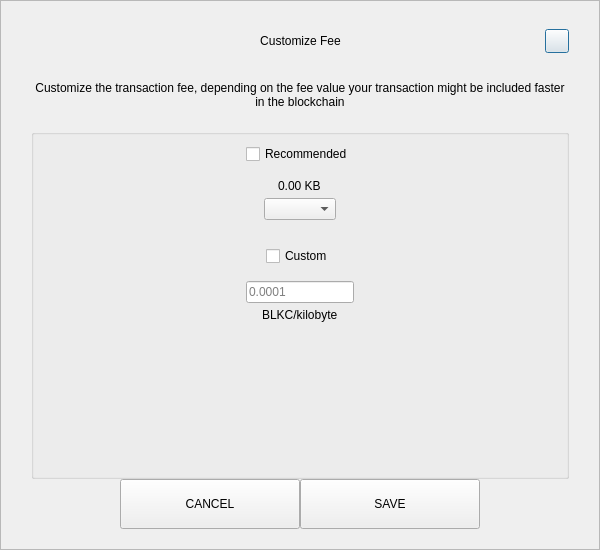
<?xml version="1.0" encoding="UTF-8"?>
<ui version="4.0">
 <class>SendCustomFeeDialog</class>
 <widget class="QDialog" name="SendCustomFeeDialog">
  <property name="geometry">
   <rect>
    <x>0</x>
    <y>0</y>
    <width>600</width>
    <height>550</height>
   </rect>
  </property>
  <property name="windowTitle">
   <string>Form</string>
  </property>
  <layout class="QVBoxLayout" name="verticalLayout_3">
   <property name="spacing">
    <number>0</number>
   </property>
   <property name="leftMargin">
    <number>0</number>
   </property>
   <property name="topMargin">
    <number>0</number>
   </property>
   <property name="rightMargin">
    <number>0</number>
   </property>
   <property name="bottomMargin">
    <number>0</number>
   </property>
   <item>
    <widget class="QFrame" name="frame">
     <property name="styleSheet">
      <string notr="true"/>
     </property>
     <property name="frameShape">
      <enum>QFrame::StyledPanel</enum>
     </property>
     <property name="frameShadow">
      <enum>QFrame::Raised</enum>
     </property>
     <layout class="QVBoxLayout" name="verticalLayout_2">
      <property name="spacing">
       <number>0</number>
      </property>
      <property name="leftMargin">
       <number>30</number>
      </property>
      <property name="topMargin">
       <number>20</number>
      </property>
      <property name="rightMargin">
       <number>30</number>
      </property>
      <property name="bottomMargin">
       <number>20</number>
      </property>
      <item>
       <layout class="QHBoxLayout" name="horizontalLayout_3">
        <property name="spacing">
         <number>0</number>
        </property>
        <item>
         <spacer name="horizontalSpacer_21">
          <property name="orientation">
           <enum>Qt::Horizontal</enum>
          </property>
          <property name="sizeHint" stdset="0">
           <size>
            <width>40</width>
            <height>20</height>
           </size>
          </property>
         </spacer>
        </item>
        <item>
         <widget class="QLabel" name="labelTitle">
          <property name="minimumSize">
           <size>
            <width>0</width>
            <height>40</height>
           </size>
          </property>
          <property name="maximumSize">
           <size>
            <width>16777215</width>
            <height>40</height>
           </size>
          </property>
          <property name="styleSheet">
           <string notr="true">padding-left:24px;</string>
          </property>
          <property name="text">
           <string>Customize Fee</string>
          </property>
          <property name="alignment">
           <set>Qt::AlignCenter</set>
          </property>
          <property name="margin">
           <number>7</number>
          </property>
         </widget>
        </item>
        <item>
         <spacer name="horizontalSpacer">
          <property name="orientation">
           <enum>Qt::Horizontal</enum>
          </property>
          <property name="sizeHint" stdset="0">
           <size>
            <width>40</width>
            <height>20</height>
           </size>
          </property>
         </spacer>
        </item>
        <item>
         <widget class="QPushButton" name="btnEsc">
          <property name="minimumSize">
           <size>
            <width>24</width>
            <height>24</height>
           </size>
          </property>
          <property name="maximumSize">
           <size>
            <width>24</width>
            <height>24</height>
           </size>
          </property>
          <property name="text">
           <string/>
          </property>
         </widget>
        </item>
       </layout>
      </item>
      <item>
       <spacer name="verticalSpacer_2">
        <property name="orientation">
         <enum>Qt::Vertical</enum>
        </property>
        <property name="sizeType">
         <enum>QSizePolicy::Fixed</enum>
        </property>
        <property name="sizeHint" stdset="0">
         <size>
          <width>20</width>
          <height>20</height>
         </size>
        </property>
       </spacer>
      </item>
      <item>
       <widget class="QLabel" name="labelMessage">
        <property name="text">
         <string>Customize the transaction fee, depending on the fee value your transaction might be included faster in the blockchain</string>
        </property>
        <property name="alignment">
         <set>Qt::AlignCenter</set>
        </property>
        <property name="wordWrap">
         <bool>true</bool>
        </property>
       </widget>
      </item>
      <item>
       <spacer name="verticalSpacer_3">
        <property name="orientation">
         <enum>Qt::Vertical</enum>
        </property>
        <property name="sizeType">
         <enum>QSizePolicy::Fixed</enum>
        </property>
        <property name="sizeHint" stdset="0">
         <size>
          <width>20</width>
          <height>20</height>
         </size>
        </property>
       </spacer>
      </item>
      <item>
       <widget class="QGroupBox" name="groupBox">
        <property name="title">
         <string/>
        </property>
        <layout class="QVBoxLayout" name="verticalLayout">
         <property name="leftMargin">
          <number>12</number>
         </property>
         <property name="rightMargin">
          <number>12</number>
         </property>
         <item>
          <layout class="QVBoxLayout" name="verticalLayout_4">
           <property name="spacing">
            <number>5</number>
           </property>
           <item alignment="Qt::AlignHCenter">
            <widget class="QCheckBox" name="checkBoxRecommended">
             <property name="text">
              <string>Recommended</string>
             </property>
            </widget>
           </item>
           <item>
            <spacer name="verticalSpacer_5">
             <property name="orientation">
              <enum>Qt::Vertical</enum>
             </property>
             <property name="sizeType">
              <enum>QSizePolicy::Fixed</enum>
             </property>
             <property name="sizeHint" stdset="0">
              <size>
               <width>20</width>
               <height>10</height>
              </size>
             </property>
            </spacer>
           </item>
           <item alignment="Qt::AlignHCenter">
            <widget class="QLabel" name="labelFee">
             <property name="text">
              <string>0.00 KB</string>
             </property>
            </widget>
           </item>
           <item alignment="Qt::AlignHCenter">
            <widget class="QComboBox" name="comboBoxRecommended"/>
           </item>
          </layout>
         </item>
         <item>
          <spacer name="verticalSpacer">
           <property name="orientation">
            <enum>Qt::Vertical</enum>
           </property>
           <property name="sizeType">
            <enum>QSizePolicy::Fixed</enum>
           </property>
           <property name="sizeHint" stdset="0">
            <size>
             <width>20</width>
             <height>20</height>
            </size>
           </property>
          </spacer>
         </item>
         <item>
          <layout class="QVBoxLayout" name="verticalLayout_5">
           <property name="spacing">
            <number>5</number>
           </property>
           <item alignment="Qt::AlignHCenter">
            <widget class="QCheckBox" name="checkBoxCustom">
             <property name="text">
              <string>Custom</string>
             </property>
            </widget>
           </item>
           <item>
            <spacer name="verticalSpacer_6">
             <property name="orientation">
              <enum>Qt::Vertical</enum>
             </property>
             <property name="sizeType">
              <enum>QSizePolicy::Fixed</enum>
             </property>
             <property name="sizeHint" stdset="0">
              <size>
               <width>20</width>
               <height>10</height>
              </size>
             </property>
            </spacer>
           </item>
           <item alignment="Qt::AlignHCenter">
            <widget class="QLineEdit" name="lineEditCustomFee">
             <property name="placeholderText">
              <string notr="true">0.0001</string>
             </property>
            </widget>
           </item>
           <item alignment="Qt::AlignHCenter">
            <widget class="QLabel" name="labelCustomFee">
             <property name="text">
              <string>BLKC/kilobyte</string>
             </property>
            </widget>
           </item>
          </layout>
         </item>
         <item>
          <spacer name="verticalSpacer_4">
           <property name="orientation">
            <enum>Qt::Vertical</enum>
           </property>
           <property name="sizeHint" stdset="0">
            <size>
             <width>20</width>
             <height>40</height>
            </size>
           </property>
          </spacer>
         </item>
        </layout>
       </widget>
      </item>
      <item>
       <layout class="QHBoxLayout" name="horizontalLayout" stretch="1,2,2,1">
        <item>
         <spacer name="horizontalSpacer1">
          <property name="orientation">
           <enum>Qt::Horizontal</enum>
          </property>
          <property name="sizeHint" stdset="0">
           <size>
            <width>40</width>
            <height>20</height>
           </size>
          </property>
         </spacer>
        </item>
        <item>
         <widget class="QPushButton" name="btnCancel">
          <property name="minimumSize">
           <size>
            <width>180</width>
            <height>50</height>
           </size>
          </property>
          <property name="focusPolicy">
           <enum>Qt::NoFocus</enum>
          </property>
          <property name="text">
           <string>CANCEL</string>
          </property>
         </widget>
        </item>
        <item>
         <widget class="QPushButton" name="btnSave">
          <property name="minimumSize">
           <size>
            <width>180</width>
            <height>50</height>
           </size>
          </property>
          <property name="focusPolicy">
           <enum>Qt::NoFocus</enum>
          </property>
          <property name="text">
           <string>SAVE</string>
          </property>
         </widget>
        </item>
        <item>
         <spacer name="horizontalSpacer_2">
          <property name="orientation">
           <enum>Qt::Horizontal</enum>
          </property>
          <property name="sizeHint" stdset="0">
           <size>
            <width>40</width>
            <height>20</height>
           </size>
          </property>
         </spacer>
        </item>
       </layout>
      </item>
     </layout>
    </widget>
   </item>
  </layout>
 </widget>
 <resources/>
 <connections/>
</ui>
